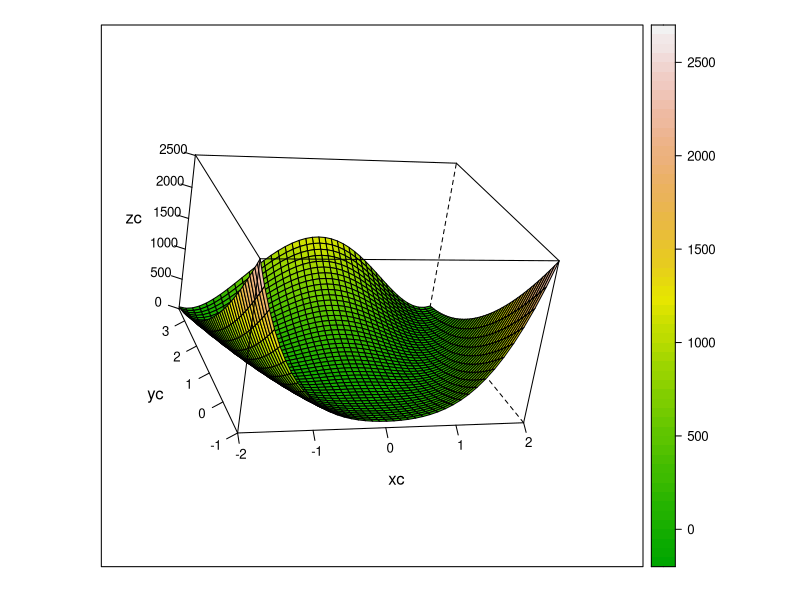
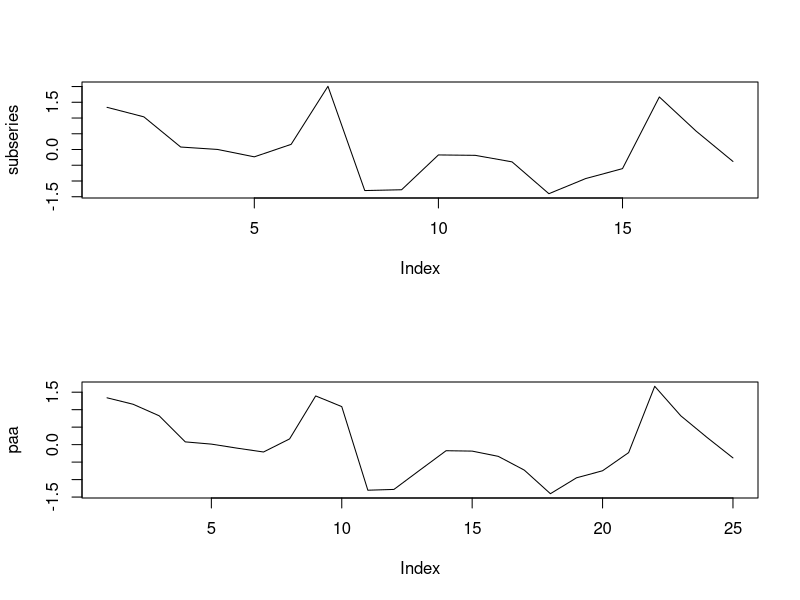

Write R code to recreate these figures, in order.
require(ggplot2)
require(Cairo)
require(reshape)
require(scales)
require(RColorBrewer)
require(grid)
library(gridExtra)
require(lattice)


#
# cherry-picker
#
rosenbrock = function(x,y){
  (1-x)**2 + 100*(y - x**2)**2
} 
#
g=expand.grid(xc = seq(-2,2,0.1), yc = seq(-1,3.5,0.1))
g$zc=rosenbrock(g$xc,g$yc)
#
wireframe(zc ~ xc * yc, data = g,type = "p", 
          scales = list(arrows = FALSE),
          drape = TRUE, colorkey = TRUE,pretty=TRUE, screen = list(z = 0, x =-65, y = 20),
          aspect = c(87/97, 0.6),
          col.regions = terrain.colors(100, alpha = 1) )

min(g$zc)
max(g$zc)
rosenbrock(1.2,1)

par(mfrow=c(2,1))
subseries=c(1.339335178115738, 1.0370564155342366, 0.07866638112847378, 0.001899399058149642, -0.2328761838774494, 0.16382780686983744, 2.0075696520947175, -1.304012984034916, -1.278521318052917, -0.1726409379849672, -0.18527541206723647, -0.3930277777135978, -1.403925635555475, -0.9224212363902522, -0.6073964077099883, 1.6686520768833408, 0.5830046847608186, -0.37991370105850186)
paa=c(1.3393351781157383, 1.154609267649265, 0.8240808523329555, 0.07866638112847378, 0.014693896069870324, -0.10244530446878325, -0.21083707328037787, 0.1638278068698375, 1.3929890370197573, 1.0876855865031523, -1.304012984034916, -1.2813537253842502, -0.7255811280189421, -0.17404476843855274, -0.18527541206723652, -0.3353187872562752, -0.7299937303275568, -1.4039256355554746, -0.9491714807883205, -0.7474074426789943, -0.22805499361110007, 1.6686520768833406, 0.8242596607880464, 0.20853642360886054, -0.379913701058502)
plot(subseries,type="l")
plot(paa,type="l")
